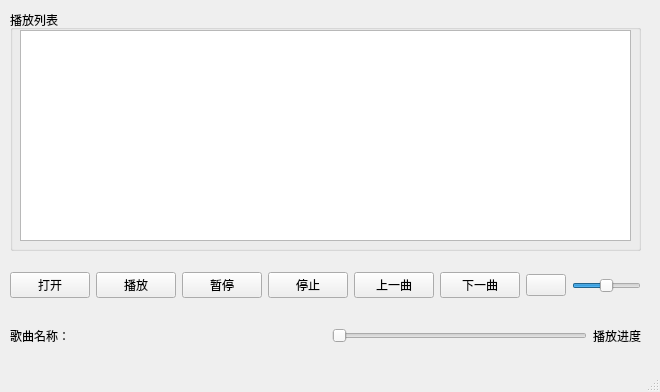
<?xml version="1.0" encoding="UTF-8"?>
<ui version="4.0">
 <class>MainWindow</class>
 <widget class="QMainWindow" name="MainWindow">
  <property name="geometry">
   <rect>
    <x>0</x>
    <y>0</y>
    <width>660</width>
    <height>392</height>
   </rect>
  </property>
  <property name="windowTitle">
   <string>mp3播放器</string>
  </property>
  <property name="windowIcon">
   <iconset resource="res.qrc">
    <normaloff>:/images/0.ico</normaloff>:/images/0.ico</iconset>
  </property>
  <widget class="QWidget" name="centralwidget">
   <widget class="QGroupBox" name="groupBox">
    <property name="geometry">
     <rect>
      <x>10</x>
      <y>10</y>
      <width>631</width>
      <height>241</height>
     </rect>
    </property>
    <property name="title">
     <string>播放列表</string>
    </property>
    <widget class="QListWidget" name="listWidget">
     <property name="geometry">
      <rect>
       <x>10</x>
       <y>20</y>
       <width>611</width>
       <height>211</height>
      </rect>
     </property>
    </widget>
   </widget>
   <widget class="QWidget" name="">
    <property name="geometry">
     <rect>
      <x>10</x>
      <y>270</y>
      <width>631</width>
      <height>31</height>
     </rect>
    </property>
    <layout class="QHBoxLayout" name="horizontalLayout">
     <item>
      <widget class="QPushButton" name="open_btn">
       <property name="text">
        <string>打开</string>
       </property>
       <property name="icon">
        <iconset resource="res.qrc">
         <normaloff>:/images/1.GIF</normaloff>:/images/1.GIF</iconset>
       </property>
      </widget>
     </item>
     <item>
      <widget class="QPushButton" name="play_btn">
       <property name="text">
        <string>播放</string>
       </property>
       <property name="icon">
        <iconset resource="res.qrc">
         <normaloff>:/images/4.bmp</normaloff>:/images/4.bmp</iconset>
       </property>
      </widget>
     </item>
     <item>
      <widget class="QPushButton" name="pause_btn">
       <property name="text">
        <string>暂停</string>
       </property>
       <property name="icon">
        <iconset resource="res.qrc">
         <normaloff>:/images/5.bmp</normaloff>:/images/5.bmp</iconset>
       </property>
      </widget>
     </item>
     <item>
      <widget class="QPushButton" name="stop_btn">
       <property name="text">
        <string>停止</string>
       </property>
       <property name="icon">
        <iconset resource="res.qrc">
         <normaloff>:/images/6.bmp</normaloff>:/images/6.bmp</iconset>
       </property>
      </widget>
     </item>
     <item>
      <widget class="QPushButton" name="prev_btn">
       <property name="text">
        <string>上一曲</string>
       </property>
       <property name="icon">
        <iconset resource="res.qrc">
         <normaloff>:/images/7.bmp</normaloff>:/images/7.bmp</iconset>
       </property>
      </widget>
     </item>
     <item>
      <widget class="QPushButton" name="next_btn">
       <property name="text">
        <string>下一曲</string>
       </property>
       <property name="icon">
        <iconset resource="res.qrc">
         <normaloff>:/images/8.bmp</normaloff>:/images/8.bmp</iconset>
       </property>
      </widget>
     </item>
     <item>
      <widget class="QPushButton" name="sound_btn">
       <property name="text">
        <string/>
       </property>
       <property name="icon">
        <iconset resource="res.qrc">
         <normaloff>:/images/volumn.bmp</normaloff>:/images/volumn.bmp</iconset>
       </property>
      </widget>
     </item>
     <item>
      <widget class="QSlider" name="sound_slider">
       <property name="minimum">
        <number>1</number>
       </property>
       <property name="maximum">
        <number>100</number>
       </property>
       <property name="value">
        <number>50</number>
       </property>
       <property name="orientation">
        <enum>Qt::Orientation::Horizontal</enum>
       </property>
      </widget>
     </item>
    </layout>
   </widget>
   <widget class="QWidget" name="">
    <property name="geometry">
     <rect>
      <x>10</x>
      <y>320</y>
      <width>631</width>
      <height>31</height>
     </rect>
    </property>
    <layout class="QHBoxLayout" name="horizontalLayout_2">
     <item>
      <widget class="QLabel" name="name_label">
       <property name="text">
        <string>歌曲名称：</string>
       </property>
      </widget>
     </item>
     <item>
      <spacer name="horizontalSpacer">
       <property name="orientation">
        <enum>Qt::Orientation::Horizontal</enum>
       </property>
       <property name="sizeHint" stdset="0">
        <size>
         <width>40</width>
         <height>20</height>
        </size>
       </property>
      </spacer>
     </item>
     <item>
      <widget class="QSlider" name="time_slider">
       <property name="orientation">
        <enum>Qt::Orientation::Horizontal</enum>
       </property>
      </widget>
     </item>
     <item>
      <widget class="QLabel" name="time_label">
       <property name="text">
        <string>播放进度</string>
       </property>
      </widget>
     </item>
    </layout>
   </widget>
  </widget>
  <widget class="QMenuBar" name="menubar">
   <property name="geometry">
    <rect>
     <x>0</x>
     <y>0</y>
     <width>660</width>
     <height>18</height>
    </rect>
   </property>
  </widget>
  <widget class="QStatusBar" name="statusbar"/>
 </widget>
 <resources>
  <include location="res.qrc"/>
 </resources>
 <connections/>
</ui>
